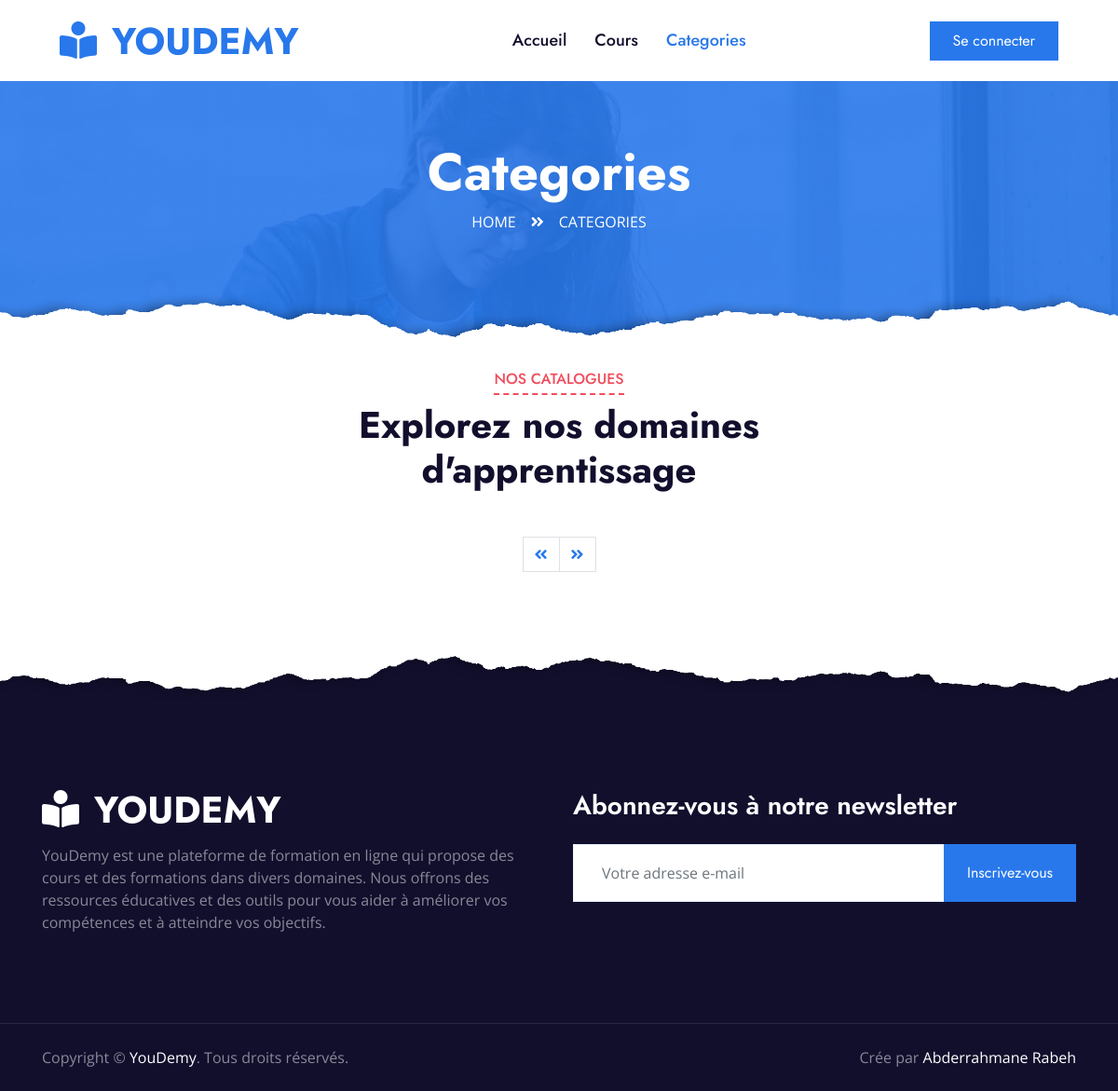
The app's page /pages/ListCategory.php, older data.
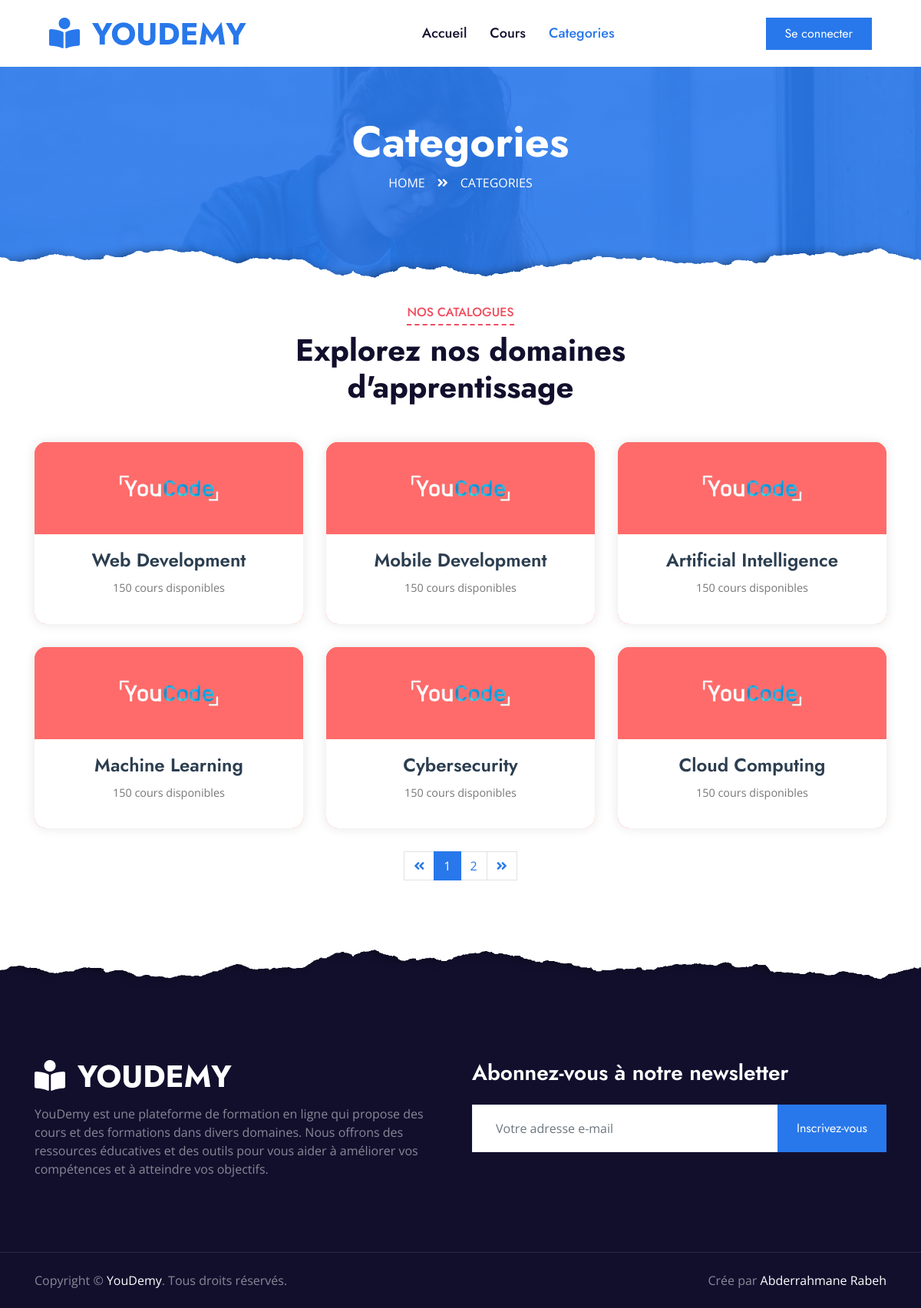
The same page, newer data.
### tables this page shows
CREATE TABLE categories (
    id_category INT PRIMARY KEY AUTO_INCREMENT,
    category_name VARCHAR(50)
);

### classes/Database.php (called while the page is built, shortened)
<?php
class Database
{
    private static $instance = null;
    private $connection;
    private function __construct()
    {
        $dsn = 'mysql:host=localhost;dbname=youdemy_db';
        $username = 'root';
        $password = '';
        $this->connection = new PDO($dsn, $username, $password);
        $this->connection->setAttribute(PDO::ATTR_ERRMODE, PDO::ERRMODE_EXCEPTION);
        $this->connection->setAttribute(PDO::ATTR_DEFAULT_FETCH_MODE, PDO::FETCH_ASSOC);
    }
    public static function getInstance()
    {
        if (self::$instance === null) {
            self::$instance = (new Database())->getConnection();
        }
        return self::$instance;
    }
    public function getConnection()
    {
        return $this->connection;
    }
}

### models/categoryModel.php (called while the page is built, shortened)
<?php
require_once '../classes/Database.php';
require_once '../classes/Category.php';
class CategoryModel
{
    public $CategoryPerPage = 6;
    private $db;
    public function __construct()
    {
        $this->db = Database::getInstance();
    }
    public function Nbr_Category()
    {
        $query = $this->db->prepare("SELECT count(*) AS total FROM categories");
        $query->execute();
        $result = $query->fetch();
        return $result['total'];
    }
    public function getCategoriesDetails($page = 1)
    {
        $offset = ($page - 1) * $this->CategoryPerPage;
        $sql = "SELECT * FROM categories LIMIT :offset, :limit";
        $stmt = $this->db->prepare($sql);
        $stmt->bindValue(':offset', $offset, \PDO::PARAM_INT);
        $stmt->bindValue(':limit', $this->CategoryPerPage, \PDO::PARAM_INT);
        $stmt->execute();
        $category = $stmt->fetchAll();
        $categoryObj = [];
        foreach ($category as $cat) {
            $categoryObj[] = new Category($cat['id_category'], $cat['category_name']);
        }
        return $categoryObj;
    }
}

### classes/Category.php (called while the page is built, shortened)
<?php
class Category
{
    public function __construct($id_category, $category_name)
    {
        $this->id_category = $id_category;
        $this->category_name = $category_name;
    }
    public function __get($attr)
    {
        return $this->$attr;
    }
}

### pages/ListCategory.php (the view, shortened to what this page needs)
<?php
require_once '../models/CategoryModel.php';
$CategoryModel = new CategoryModel();
if (isset($_GET['page'])) {
    $page = $_GET['page'];
} else {
    $page = 1;
}
$categoryObj = $CategoryModel->getCategoriesDetails($page);
$LigneParPage = $CategoryModel->CategoryPerPage;
$totalLignes = $CategoryModel->Nbr_Category();
$LignesSelectioner = ceil($totalLignes / $LigneParPage);
?>
<!DOCTYPE html>
<html lang="en">
<head>
    <link href="https://cdnjs.cloudflare.com/ajax/libs/font-awesome/5.10.0/css/all.min.css" rel="stylesheet">
    <link href="../assets/js/owlcarousel/assets/owl.carousel.min.css" rel="stylesheet">
    <link href="../assets/css/style.css" rel="stylesheet">
</head>
<body>
    <div class="container-fluid p-0">
        <nav class="navbar navbar-expand-lg bg-white navbar-light py-3 py-lg-0 px-lg-5">
            <a href="../index.php" class="navbar-brand ml-lg-3">
                <h1 class="m-0 text-uppercase text-primary"><i class="fa fa-book-reader mr-3"></i>YouDemy</h1>
            </a>
            <div class="collapse navbar-collapse justify-content-between px-lg-3" id="navbarCollapse">
                <div class="navbar-nav mx-auto py-0">
                    <a href="../index.php" class="nav-item nav-link">Accueil</a>
                    <a href="./courses.php" class="nav-item nav-link">Cours</a>
                    <a href="./ListCategory.php" class="nav-item nav-link active">Categories</a>
                </div>
                <?php if (isset($_SESSION['utilisateur'])): ?>
                    <div class="nav-item dropdown">
                        <a href="#" class="nav-link dropdown-toggle"
                            style="text-decoration: none;color: black;font-weight: bold;border-radius: 5px;padding: 5px 10px;background-color: #f5f5f5;"
                            data-toggle="dropdown"><?php echo $_SESSION['utilisateur']['nom']; ?></a>
                        <div class="dropdown-menu m-0" style="border-radius: 5px;">
                            <a href="mesCours.php" class="dropdown-item">Mes Cours</a>
                            <a href="../actions/lougout.php" class="dropdown-item"><i class="fas fa-sign-out-alt"></i></a>
                        </div>
                    </div>
                <?php else: ?>
                    <a href="./seConnecter.php" class="btn btn-primary py-2 px-4 d-none d-lg-block">Se connecter</a>
                <?php endif; ?>
            </div>
        </nav>
    </div>
    <div class="jumbotron jumbotron-fluid page-header position-relative overlay-bottom">
        <div class=" container text-center">
            <h1 class="text-white display-4">Categories</h1>
            <div class="d-inline-flex text-white mb-5">
                <p class="m-0 text-uppercase"><a class="text-white" href="">Home</a></p>
                <i class="fa fa-angle-double-right pt-1 px-3"></i>
                <p class="m-0 text-uppercase">Categories</p>
            </div>
        </div>
    </div>
    <div class="container-fluid">
        <div class="container">
            <div class="row mx-0 justify-content-center">
                <div class="col-lg-8">
                    <div class="section-title text-center position-relative mb-5">
                        <h6 class="d-inline-block position-relative text-secondary text-uppercase pb-2">Nos Catalogues
                        </h6>
                        <h1 class="display-5">Explorez nos domaines d'apprentissage</h1>
                    </div>
                </div>
            </div>
            <div class="row">
                <?php foreach ($categoryObj as $category): ?>
                    <div class="col-lg-4 col-md-6">
                        <a href="courses.php?category_id=<?= $category->id_category ?>" class="category-link">
                            <div class="category-card development">
                                <div class="category-icon">
                                    <img src="../assets/img/ycd.png" alt="" style="width: 150px; height: 150px;">
                                </div>
                                <div class="category-content">
                                    <h3 class="category-title"><?= $category->category_name ?></h3>
                                    <p class="category-count">150 cours disponibles</p>
                                </div>
                            </div>
                        </a>
                    </div>
                <?php endforeach; ?>
            </div>
            <nav>
                <ul class="pagination justify-content-center mb-0">
                    <li class="page-item">
                        <?php
                        if ($page > 1) {
                            $previous = $page - 1;
                            echo "<a class='page-link' href='?page=$previous'><i class='fa fa-angle-double-left'></i></a>";
                        } else {
                            echo "<a class='page-link' href='?page=1'><i class='fa fa-angle-double-left'></i></a>";
                        }
                        ?>
                    </li>
                    <?php
                    for ($i = 1; $i <= $LignesSelectioner; $i++) {
                        if ($page == $i) {
                            echo "<li class='page-item active'><a class='page-link' href='#'>$i<span class='sr-only'></span></a></li>";
                        } else {
                            echo "<li class='page-item'><a class='page-link' href='?page=$i'>$i</a></li>";
                        }
                    }
                    ?>
                    <li class="page-item">
                        <?php
                        if ($page < $LignesSelectioner) {
                            $suivant = $page + 1;
                            echo "<a class='page-link' href='?page=$suivant'><i class='fa fa-angle-double-right'></i></a>";
                        } else {
                            echo "<a class='page-link' href='?page=$LignesSelectioner'><i class='fa fa-angle-double-right'></i></a>";
                        }
                        ?>
                    </li>
                </ul>
            </nav>
        </div>
    </div>
    <div class="container-fluid position-relative overlay-top bg-dark text-white-50 py-5" style="margin-top: 90px;">
        <div class="container mt-5 pt-5">
            <div class="row">
                <div class="col-md-6 mb-5">
                    <a href="index.html" class="navbar-brand">
                        <h1 class="mt-n2 text-uppercase text-white"><i class="fa fa-book-reader mr-3"></i>YouDemy</h1>
                    </a>
                    <p class="m-0">YouDemy est une plateforme de formation en ligne qui propose des cours et des
                        formations dans divers domaines. Nous offrons des ressources éducatives et des outils pour vous
                        aider à améliorer vos compétences et à atteindre vos objectifs.</p>
                </div>
                <div class="col-md-6 mb-5">
                    <h3 class="text-white mb-4">Abonnez-vous à notre newsletter</h3>
                    <div class="w-100">
                        <div class="input-group">
                            <input type="text" class="form-control border-light" style="padding: 30px;"
                                placeholder="Votre adresse e-mail">
                            <div class="input-group-append">
                                <button class="btn btn-primary px-4">Inscrivez-vous</button>
                            </div>
                        </div>
                    </div>
                </div>
            </div>
        </div>
    </div>
    <div class="container-fluid bg-dark text-white-50 border-top py-4"
        style="border-color: rgba(256, 256, 256, .1) !important;">
        <div class="container">
            <div class="row">
                <div class="col-md-6 text-center text-md-left mb-3 mb-md-0">
                    <p class="m-0">Copyright &copy; <a class="text-white" href="#">YouDemy</a>. Tous droits réservés.
                    </p>
                </div>
                <div class="col-md-6 text-center text-md-right">
                    <p class="m-0">Crée par <a class="text-white" href="https://htmlcodex.com">Abderrahmane Rabeh</a>
                    </p>
                </div>
            </div>
        </div>
    </div>
</body>
</html>

### pages/ListCategory.php (style rules this page uses)
.category-card { border-radius: 15px; overflow: hidden; transition: transform 0.3s ease-in-out; margin-bottom: 30px; box-shadow: 0 0 15px rgba(0, 0, 0, 0.1); }
.category-icon { height: 120px; display: flex; align-items: center; justify-content: center; background-color: #FF6B6B; color: white; font-size: 3rem; }
.category-content { padding: 20px; text-align: center; background: white; }
.category-title { font-size: 1.5rem; margin-bottom: 10px; color: #2C3E50; }
.category-count { color: #777; font-size: 0.9rem; }
.category-link { text-decoration: none; color: inherit; }
.category-card.development { background: linear-gradient(45deg, #FF6B6B, #FF8E53); }

Row changes from the older to the newer data that the page shows:
added categories: category_name "Web Development"
added categories: category_name "Mobile Development"
added categories: category_name "Artificial Intelligence"
added categories: category_name "Machine Learning"
added categories: category_name "Cybersecurity"
added categories: category_name "Cloud Computing"
Text that changed along with them:
new list line: "1"
new list line: "2"
